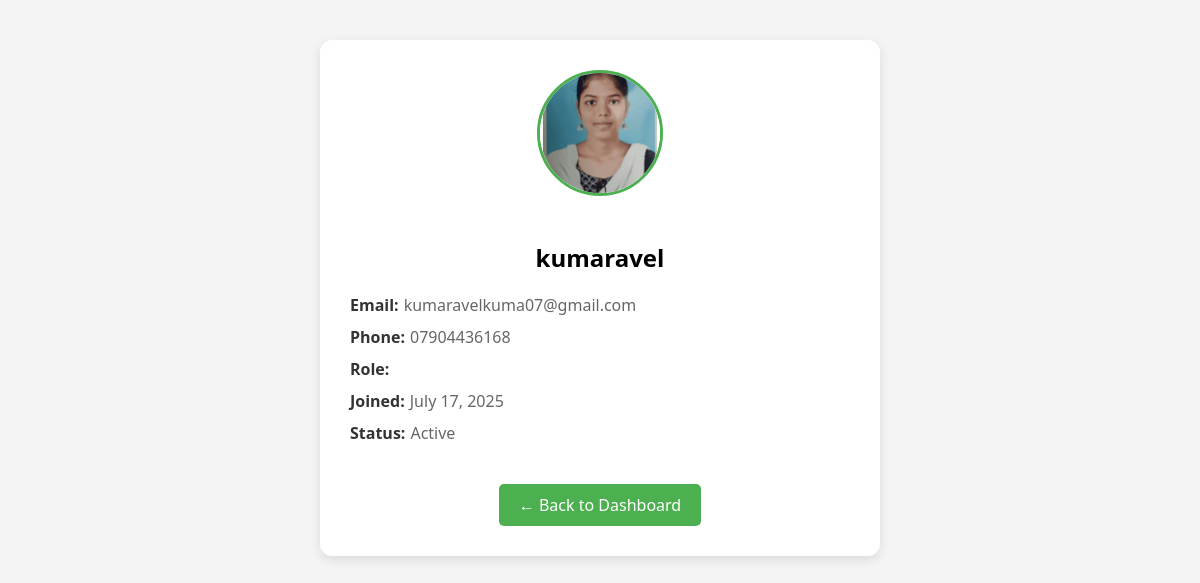
/profile/ (signed in), run on the app's committed database.
### user/models.py (models this page shows, shortened)
class Users(models.Model):
    role = models.ForeignKey(Roles, on_delete=models.SET_NULL, null=True)
    full_name = models.CharField(max_length=100)
    email = models.EmailField(unique=True)
    phone = models.CharField(max_length=15)
    password = models.CharField(max_length=128)
    profile_picture = models.ImageField(upload_to='profiles/', blank=True, null=True)
    date_joined = models.DateField(auto_now_add=True)
    status = models.CharField(max_length=50)

### user/views.py (the view)
# urls.py: path('profile/', views.profile_view, name='profile'),
def profile_view(request):
    user_id = request.session.get('user_id')
    if not user_id:
        return redirect('signin')
    try:
        user = Users.objects.select_related('role').get(id=user_id)
    except Users.DoesNotExist:
        return redirect('signin')
    if request.method == 'POST' and request.FILES.get('profile_picture'):
        profile_picture = request.FILES['profile_picture']
        user.profile_picture = profile_picture
        user.save()
        return redirect('profile')  # refresh the page
    return render(request, 'profile.html', {'user': user})

### user/context_processors.py (called while the page is built)
def notification_data(request):
    unread_notifications = Notifications.objects.filter(read_status=False).order_by('-created_at')[:5]
    unread_count = Notifications.objects.filter(read_status=False).count()
    return {
        'notifications': unread_notifications,
        'unread_count': unread_count,
    }

### user/templates/profile.html (shortened to what this page needs)
<!DOCTYPE html>
<html lang="en">
<head>
</head>
<body>
  <div class="profile-card">
    {% if user.profile_picture %}
  <img src="{{ user.profile_picture.url }}" alt="Profile Picture">
{% else %}
  <img src="https://via.placeholder.com/120" alt="Default Picture">
{% endif %}
    <h2>{{ user.full_name }}</h2>
    <div class="profile-info">
      <div><span class="label">Email:</span><span class="value">{{ user.email }}</span></div>
      <div><span class="label">Phone:</span><span class="value">{{ user.phone }}</span></div>
      <div><span class="label">Role:</span></div>
      <div><span class="label">Joined:</span><span class="value">{{ user.date_joined }}</span></div>
      <div><span class="label">Status:</span><span class="value">{{ user.status }}</span></div>
    </div>
    <a href="{% url 'dashboard' %}" class="btn-back">← Back to Dashboard</a>
  </div>
</body>
</html>

### user/templates/profile.html (style rules this page uses)
body { font-family: 'Segoe UI', sans-serif; background-color: #f4f4f4; margin: 0; padding: 40px; display: flex; justify-content: center; align-items: center; }
.profile-card { background-color: white; padding: 30px; border-radius: 12px; box-shadow: 0 4px 12px rgba(0, 0, 0, 0.1); width: 100%; max-width: 500px; text-align: center; }
.profile-card img { width: 120px; height: 120px; border-radius: 50%; object-fit: cover; border: 3px solid #4caf50; margin-bottom: 20px; }
.profile-info { margin: 20px 0; text-align: left; }
.profile-info div { margin-bottom: 10px; font-size: 16px; }
.label { font-weight: bold; color: #333; }
.value { margin-left: 5px; color: #666; }
.btn-back { display: inline-block; margin-top: 20px; padding: 10px 20px; background-color: #4caf50; color: white; text-decoration: none; border-radius: 5px; }

### data on the page
Users: profile_picture (picture), full_name "kumaravel", email "kumaravelkuma07@gmail.com", phone "07904436168", date_joined "July 17, 2025", status "Active"
